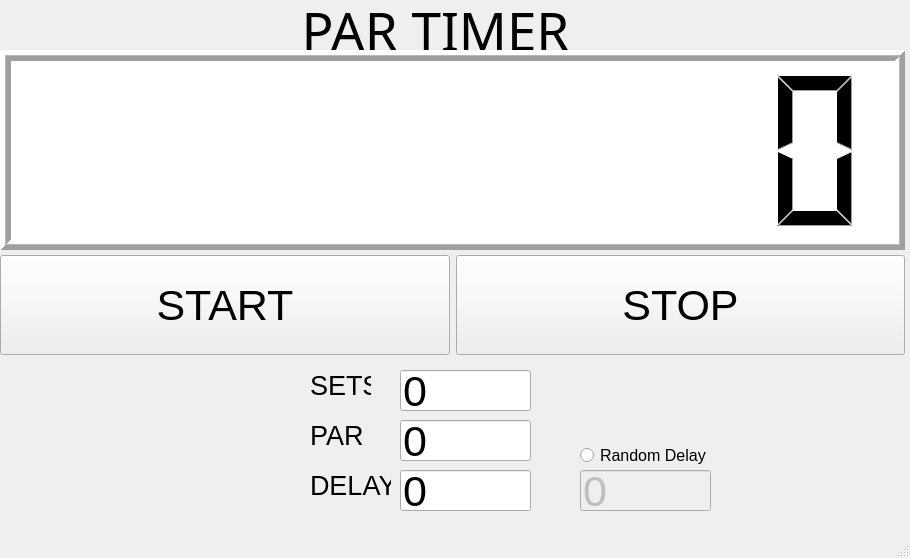
<?xml version="1.0" encoding="UTF-8"?>
<ui version="4.0">
 <class>MainWindow</class>
 <widget class="QMainWindow" name="MainWindow">
  <property name="geometry">
   <rect>
    <x>0</x>
    <y>0</y>
    <width>910</width>
    <height>558</height>
   </rect>
  </property>
  <property name="windowTitle">
   <string>MainWindow</string>
  </property>
  <widget class="QWidget" name="centralwidget">
   <property name="autoFillBackground">
    <bool>false</bool>
   </property>
   <property name="styleSheet">
    <string notr="true"/>
   </property>
   <widget class="QLCDNumber" name="lcdNumber_M1">
    <property name="geometry">
     <rect>
      <x>10</x>
      <y>60</y>
      <width>890</width>
      <height>181</height>
     </rect>
    </property>
    <property name="autoFillBackground">
     <bool>false</bool>
    </property>
    <property name="styleSheet">
     <string notr="true">background-color: rgb(255, 255, 255);</string>
    </property>
    <property name="frameShape">
     <enum>QFrame::NoFrame</enum>
    </property>
    <property name="frameShadow">
     <enum>QFrame::Sunken</enum>
    </property>
    <property name="smallDecimalPoint">
     <bool>false</bool>
    </property>
    <property name="digitCount">
     <number>9</number>
    </property>
    <property name="mode">
     <enum>QLCDNumber::Dec</enum>
    </property>
    <property name="value" stdset="0">
     <double>0.000000000000000</double>
    </property>
   </widget>
   <widget class="QLabel" name="label_3">
    <property name="geometry">
     <rect>
      <x>0</x>
      <y>0</y>
      <width>871</width>
      <height>61</height>
     </rect>
    </property>
    <property name="font">
     <font>
      <family>Niagara Solid</family>
      <pointsize>40</pointsize>
     </font>
    </property>
    <property name="styleSheet">
     <string notr="true"/>
    </property>
    <property name="text">
     <string>PAR TIMER</string>
    </property>
    <property name="alignment">
     <set>Qt::AlignCenter</set>
    </property>
   </widget>
   <widget class="QLineEdit" name="lineEdit_Sets">
    <property name="geometry">
     <rect>
      <x>400</x>
      <y>370</y>
      <width>131</width>
      <height>41</height>
     </rect>
    </property>
    <property name="font">
     <font>
      <pointsize>32</pointsize>
     </font>
    </property>
    <property name="text">
     <string>0</string>
    </property>
   </widget>
   <widget class="QLineEdit" name="lineEdit_Par">
    <property name="geometry">
     <rect>
      <x>400</x>
      <y>420</y>
      <width>131</width>
      <height>41</height>
     </rect>
    </property>
    <property name="font">
     <font>
      <pointsize>32</pointsize>
     </font>
    </property>
    <property name="text">
     <string>0</string>
    </property>
   </widget>
   <widget class="QLineEdit" name="lineEdit_Delay">
    <property name="geometry">
     <rect>
      <x>400</x>
      <y>470</y>
      <width>131</width>
      <height>41</height>
     </rect>
    </property>
    <property name="font">
     <font>
      <pointsize>32</pointsize>
     </font>
    </property>
    <property name="text">
     <string>0</string>
    </property>
   </widget>
   <widget class="QLabel" name="label_4">
    <property name="geometry">
     <rect>
      <x>310</x>
      <y>370</y>
      <width>61</width>
      <height>31</height>
     </rect>
    </property>
    <property name="font">
     <font>
      <pointsize>20</pointsize>
     </font>
    </property>
    <property name="text">
     <string>SETS</string>
    </property>
   </widget>
   <widget class="QLabel" name="label_5">
    <property name="geometry">
     <rect>
      <x>310</x>
      <y>420</y>
      <width>61</width>
      <height>31</height>
     </rect>
    </property>
    <property name="font">
     <font>
      <pointsize>20</pointsize>
     </font>
    </property>
    <property name="text">
     <string>PAR</string>
    </property>
   </widget>
   <widget class="QLabel" name="label_6">
    <property name="geometry">
     <rect>
      <x>310</x>
      <y>470</y>
      <width>81</width>
      <height>31</height>
     </rect>
    </property>
    <property name="font">
     <font>
      <pointsize>20</pointsize>
     </font>
    </property>
    <property name="text">
     <string>DELAY</string>
    </property>
   </widget>
   <widget class="QLineEdit" name="lineEdit_RandomDelay">
    <property name="enabled">
     <bool>false</bool>
    </property>
    <property name="geometry">
     <rect>
      <x>580</x>
      <y>470</y>
      <width>131</width>
      <height>41</height>
     </rect>
    </property>
    <property name="font">
     <font>
      <pointsize>32</pointsize>
     </font>
    </property>
    <property name="text">
     <string>0</string>
    </property>
   </widget>
   <widget class="QRadioButton" name="radioButton_Random">
    <property name="geometry">
     <rect>
      <x>580</x>
      <y>440</y>
      <width>171</width>
      <height>31</height>
     </rect>
    </property>
    <property name="font">
     <font>
      <pointsize>12</pointsize>
     </font>
    </property>
    <property name="text">
     <string>Random Delay</string>
    </property>
   </widget>
   <widget class="QFrame" name="frame">
    <property name="geometry">
     <rect>
      <x>0</x>
      <y>50</y>
      <width>905</width>
      <height>200</height>
     </rect>
    </property>
    <property name="minimumSize">
     <size>
      <width>905</width>
      <height>0</height>
     </size>
    </property>
    <property name="autoFillBackground">
     <bool>false</bool>
    </property>
    <property name="frameShape">
     <enum>QFrame::Box</enum>
    </property>
    <property name="frameShadow">
     <enum>QFrame::Raised</enum>
    </property>
    <property name="lineWidth">
     <number>5</number>
    </property>
    <property name="midLineWidth">
     <number>1</number>
    </property>
   </widget>
   <widget class="QWidget" name="widget" native="true">
    <property name="geometry">
     <rect>
      <x>0</x>
      <y>250</y>
      <width>905</width>
      <height>111</height>
     </rect>
    </property>
    <property name="minimumSize">
     <size>
      <width>905</width>
      <height>50</height>
     </size>
    </property>
    <layout class="QHBoxLayout" name="horizontalLayout">
     <item>
      <widget class="QPushButton" name="pushButton_Start">
       <property name="minimumSize">
        <size>
         <width>150</width>
         <height>100</height>
        </size>
       </property>
       <property name="font">
        <font>
         <pointsize>32</pointsize>
        </font>
       </property>
       <property name="text">
        <string>START</string>
       </property>
      </widget>
     </item>
     <item>
      <widget class="QPushButton" name="pushButton_Stop">
       <property name="minimumSize">
        <size>
         <width>150</width>
         <height>100</height>
        </size>
       </property>
       <property name="font">
        <font>
         <pointsize>32</pointsize>
        </font>
       </property>
       <property name="text">
        <string>STOP</string>
       </property>
      </widget>
     </item>
    </layout>
   </widget>
  </widget>
  <widget class="QMenuBar" name="menubar">
   <property name="geometry">
    <rect>
     <x>0</x>
     <y>0</y>
     <width>910</width>
     <height>21</height>
    </rect>
   </property>
  </widget>
  <widget class="QStatusBar" name="statusbar"/>
 </widget>
 <resources/>
 <connections/>
</ui>
